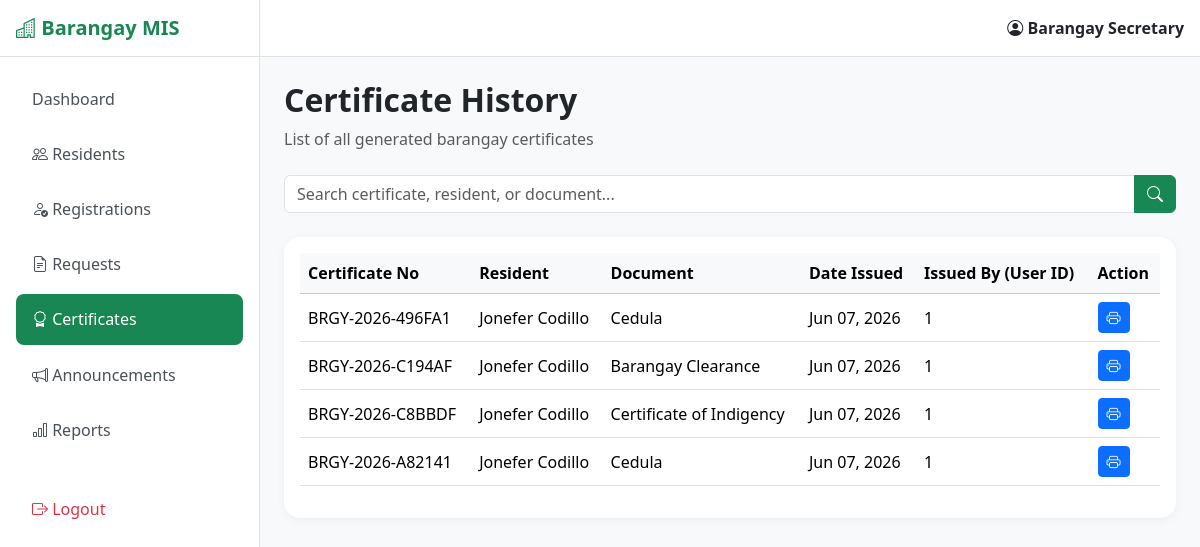
Screenshot of /secretary/certificates/history.php (signed in) with the database file from the repository.
### tables this page shows
CREATE TABLE `certificates` (
  `id` int(11) NOT NULL,
  `request_id` int(11) NOT NULL,
  `certificate_no` varchar(100) NOT NULL,
  `issued_date` date NOT NULL,
  `issued_by` int(11) DEFAULT NULL,
  `file_path` varchar(255) DEFAULT NULL,
  `created_at` timestamp NOT NULL DEFAULT current_timestamp()
);

CREATE TABLE `residents` (
  `id` int(11) NOT NULL,
  `user_id` int(11) NOT NULL,
  `household_no` varchar(50) DEFAULT NULL,
  `first_name` varchar(100) NOT NULL,
  `middle_name` varchar(100) DEFAULT NULL,
  `last_name` varchar(100) NOT NULL,
  `suffix` varchar(20) DEFAULT NULL,
  `gender` enum('Male','Female') NOT NULL,
  `birth_date` date NOT NULL,
  `civil_status` varchar(50) DEFAULT NULL,
  `contact_no` varchar(20) DEFAULT NULL,
  `address` text NOT NULL,
  `occupation` varchar(100) DEFAULT NULL,
  `citizenship` varchar(100) DEFAULT 'Filipino',
  `created_at` timestamp NOT NULL DEFAULT current_timestamp(),
  `updated_at` timestamp NOT NULL DEFAULT current_timestamp() ON UPDATE current_timestamp()
);

CREATE TABLE `document_types` (
  `id` int(11) NOT NULL,
  `document_name` varchar(100) NOT NULL,
  `description` text DEFAULT NULL,
  `created_at` timestamp NOT NULL DEFAULT current_timestamp()
);

### secretary/certificates/history.php (the view, shortened to what this page needs)
<?php
require '../../config/database.php';
$search = trim($_GET['search'] ?? '');
$sql = "
SELECT
    c.id,
    c.certificate_no,
    c.issued_date,
    c.issued_by,
    r.first_name,
    r.last_name,
    dt.document_name
FROM certificates c
INNER JOIN document_requests dr
    ON c.request_id = dr.id
INNER JOIN residents r
    ON dr.resident_id = r.id
INNER JOIN document_types dt
    ON dr.document_type_id = dt.id
WHERE 1=1
";
$sql .= " ORDER BY c.id DESC";
$result = mysqli_query($conn, $sql);
?>
<!DOCTYPE html>
<html lang="en">
<head>
    <link href="https://cdn.jsdelivr.net/npm/bootstrap@5.3.3/dist/css/bootstrap.min.css" rel="stylesheet">
    <link href="https://cdn.jsdelivr.net/npm/bootstrap-icons@1.11.3/font/bootstrap-icons.css" rel="stylesheet">
    <link href="../../assets/css/styles.css" rel="stylesheet">
</head>
<body class="bg-light">
    <?php include '../../includes/secretary_sidebar.php'; ?>
    <div class="main-wrapper">
        <?php include '../../includes/nav.php'; ?>
        <main class="p-4">
            <div class="mb-4">
                <h2 class="fw-bold">
                    Certificate History
                </h2>
                <p class="text-muted">
                    List of all generated barangay certificates
                </p>
            </div>
            <form method="GET" class="mb-4">
                <div class="input-group">
                    <input type="text" name="search" class="form-control"
                        placeholder="Search certificate, resident, or document..."
                        value="<?= htmlspecialchars($search) ?>">
                    <button class="btn btn-success">
                        <i class="bi bi-search"></i>
                    </button>
                </div>
            </form>
            <div class="card dashboard-card">
                <div class="card-body table-responsive">
                    <table class="table table-hover align-middle">
                        <thead class="table-light">
                            <tr>
                                <th>Certificate No</th>
                                <th>Resident</th>
                                <th>Document</th>
                                <th>Date Issued</th>
                                <th>Issued By (User ID)</th>
                                <th>Action</th>
                            </tr>
                        </thead>
                        <tbody>
                            <?php if (mysqli_num_rows($result) > 0): ?>
                                <?php while ($row = mysqli_fetch_assoc($result)): ?>
                                    <tr>
                                        <td>
                                            <?= htmlspecialchars($row['certificate_no']) ?>
                                        </td>
                                        <td>
                                            <?= htmlspecialchars($row['first_name'] . ' ' . $row['last_name']) ?>
                                        </td>
                                        <td>
                                            <?= htmlspecialchars($row['document_name']) ?>
                                        </td>
                                        <td>
                                            <?= date('M d, Y', strtotime($row['issued_date'])) ?>
                                        </td>
                                        <td>
                                            <?= htmlspecialchars($row['issued_by']) ?>
                                        </td>
                                        <td>
                                            <a href="print.php?id=<?= $row['id'] ?>" target="_blank"
                                                class="btn btn-sm btn-primary">
                                                <i class="bi bi-printer"></i>
                                            </a>
                                        </td>
                                    </tr>
                                <?php endwhile; ?>
                            <?php endif; ?>
                        </tbody>
                    </table>
                </div>
            </div>
        </main>
    </div>
</body>
</html>

### assets/css/styles.css (style rules this page uses)
:root { --sidebar-width: 260px; --brand-color: #198754; }
body { background: #f4f6f9; overflow-x: hidden; }
.main-wrapper { margin-left: var(--sidebar-width); width: calc(100% - var(--sidebar-width)); min-height: 100vh; transition: all 0.3s ease; }
.dashboard-card { border: none; border-radius: 16px; box-shadow: 0 2px 10px rgba(0, 0, 0, 0.05); }

### rows the page displays
certificates: certificate_no "BRGY-2026-496FA1", residents.first_name+last_name "Jonefer Codillo", document_types.document_name "Cedula", issued_date "Jun 07, 2026", issued_by "1"
certificates: certificate_no "BRGY-2026-C194AF", residents.first_name+last_name "Jonefer Codillo", document_types.document_name "Barangay Clearance", issued_date "Jun 07, 2026", issued_by "1"
certificates: certificate_no "BRGY-2026-C8BBDF", residents.first_name+last_name "Jonefer Codillo", document_types.document_name "Certificate of Indigency", issued_date "Jun 07, 2026", issued_by "1"
certificates: certificate_no "BRGY-2026-A82141", residents.first_name+last_name "Jonefer Codillo", document_types.document_name "Cedula", issued_date "Jun 07, 2026", issued_by "1"

### other values shown
$_SESSION['full_name'] "Barangay Secretary"
